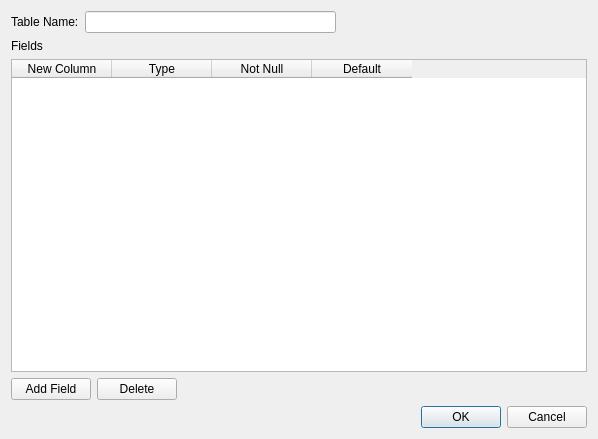
<?xml version="1.0" encoding="UTF-8"?>
<ui version="4.0">
 <class>CreateTableDialog</class>
 <widget class="QDialog" name="CreateTableDialog">
  <property name="geometry">
   <rect>
    <x>0</x>
    <y>0</y>
    <width>598</width>
    <height>439</height>
   </rect>
  </property>
  <property name="windowTitle">
   <string>Create Table</string>
  </property>
  <property name="windowIcon">
   <iconset resource="resources.qrc">
    <normaloff>:/images/create_table.png</normaloff>:/images/create_table.png</iconset>
  </property>
  <layout class="QVBoxLayout" name="verticalLayout">
   <item>
    <layout class="QHBoxLayout" name="horizontalLayout_2">
     <item>
      <widget class="QLabel" name="label">
       <property name="text">
        <string>Table Name:</string>
       </property>
      </widget>
     </item>
     <item>
      <widget class="QLineEdit" name="txtTableName"/>
     </item>
     <item>
      <spacer name="horizontalSpacer_2">
       <property name="orientation">
        <enum>Qt::Horizontal</enum>
       </property>
       <property name="sizeHint" stdset="0">
        <size>
         <width>40</width>
         <height>20</height>
        </size>
       </property>
      </spacer>
     </item>
    </layout>
   </item>
   <item>
    <widget class="QLabel" name="label_2">
     <property name="text">
      <string>Fields</string>
     </property>
    </widget>
   </item>
   <item>
    <widget class="QTableWidget" name="tblFields">
     <column>
      <property name="text">
       <string>New Column</string>
      </property>
     </column>
     <column>
      <property name="text">
       <string>Type</string>
      </property>
     </column>
     <column>
      <property name="text">
       <string>Not Null</string>
      </property>
     </column>
     <column>
      <property name="text">
       <string>Default</string>
      </property>
     </column>
    </widget>
   </item>
   <item>
    <layout class="QHBoxLayout" name="horizontalLayout">
     <item>
      <widget class="QPushButton" name="cmdAddField">
       <property name="text">
        <string>Add Field</string>
       </property>
      </widget>
     </item>
     <item>
      <widget class="QPushButton" name="cmdDeleteField">
       <property name="text">
        <string>Delete</string>
       </property>
      </widget>
     </item>
     <item>
      <spacer name="horizontalSpacer">
       <property name="orientation">
        <enum>Qt::Horizontal</enum>
       </property>
       <property name="sizeHint" stdset="0">
        <size>
         <width>40</width>
         <height>20</height>
        </size>
       </property>
      </spacer>
     </item>
    </layout>
   </item>
   <item>
    <widget class="QDialogButtonBox" name="buttonBox">
     <property name="orientation">
      <enum>Qt::Horizontal</enum>
     </property>
     <property name="standardButtons">
      <set>QDialogButtonBox::Cancel|QDialogButtonBox::Ok</set>
     </property>
    </widget>
   </item>
  </layout>
 </widget>
 <resources>
  <include location="resources.qrc"/>
 </resources>
 <connections>
  <connection>
   <sender>buttonBox</sender>
   <signal>accepted()</signal>
   <receiver>CreateTableDialog</receiver>
   <slot>accept()</slot>
   <hints>
    <hint type="sourcelabel">
     <x>248</x>
     <y>254</y>
    </hint>
    <hint type="destinationlabel">
     <x>157</x>
     <y>274</y>
    </hint>
   </hints>
  </connection>
  <connection>
   <sender>buttonBox</sender>
   <signal>rejected()</signal>
   <receiver>CreateTableDialog</receiver>
   <slot>reject()</slot>
   <hints>
    <hint type="sourcelabel">
     <x>316</x>
     <y>260</y>
    </hint>
    <hint type="destinationlabel">
     <x>286</x>
     <y>274</y>
    </hint>
   </hints>
  </connection>
 </connections>
</ui>
